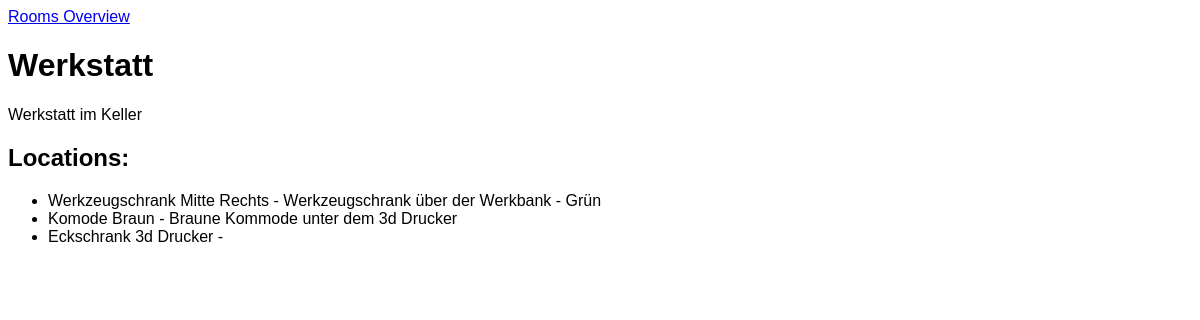
Screenshot of /rooms/1/ with the database file from the repository.
### inventory_app/models.py (models this page shows, shortened)
class Room(models.Model):
    name = models.CharField(max_length=100)
    floor_level = models.CharField(max_length=50, blank=True, null=True)
    description = models.TextField(blank=True, null=True)

class Location(models.Model):
    name = models.CharField(max_length=100, default='add description here')
    room = models.ForeignKey(Room, on_delete=models.CASCADE, related_name='locations', null=True, blank=True)
    parent_location = models.ForeignKey(
        'self',
        on_delete=models.CASCADE,
        null=True,
        blank=True,
        related_name='sublocations'
    )
    description = models.TextField(blank=True)

### inventory_app/views.py (the view)
# urls.py: path('rooms/<int:pk>/', room_detail, name='room_detail'),
def room_detail(request, pk):
    room = get_object_or_404(
        Room.objects.prefetch_related('locations__items'), pk=pk)
    return render(request, 'inventory_app/room_detail.html', {'room': room})

### inventory_app/templates/inventory_app/room_detail.html (shortened to what this page needs)
{% extends 'inventory_app/base.html' %}
{% block content %}
<h1>{{ room.name }}</h1>
<p>{{ room.description }}</p>
<h2>Locations:</h2>
<ul>
  {% for location in room.locations.all %}
    <li>{{ location.name }} - {{ location.description }}</li>
  {% empty %}
    <li>No locations in this room.</li>
  {% endfor %}
</ul>
{% endblock %}

### inventory_app/static/inventory_app/style.css (style rules this page uses)
body { font-family: Arial, sans-serif; }

### rows the page displays
Room: name "Werkstatt", description "Werkstatt im Keller"
Location: name "Werkzeugschrank Mitte Rechts", description "Werkzeugschrank über der Werkbank - Grün"
Location: name "Komode Braun", description "Braune Kommode unter dem 3d Drucker"
Location: name "Eckschrank 3d Drucker"
